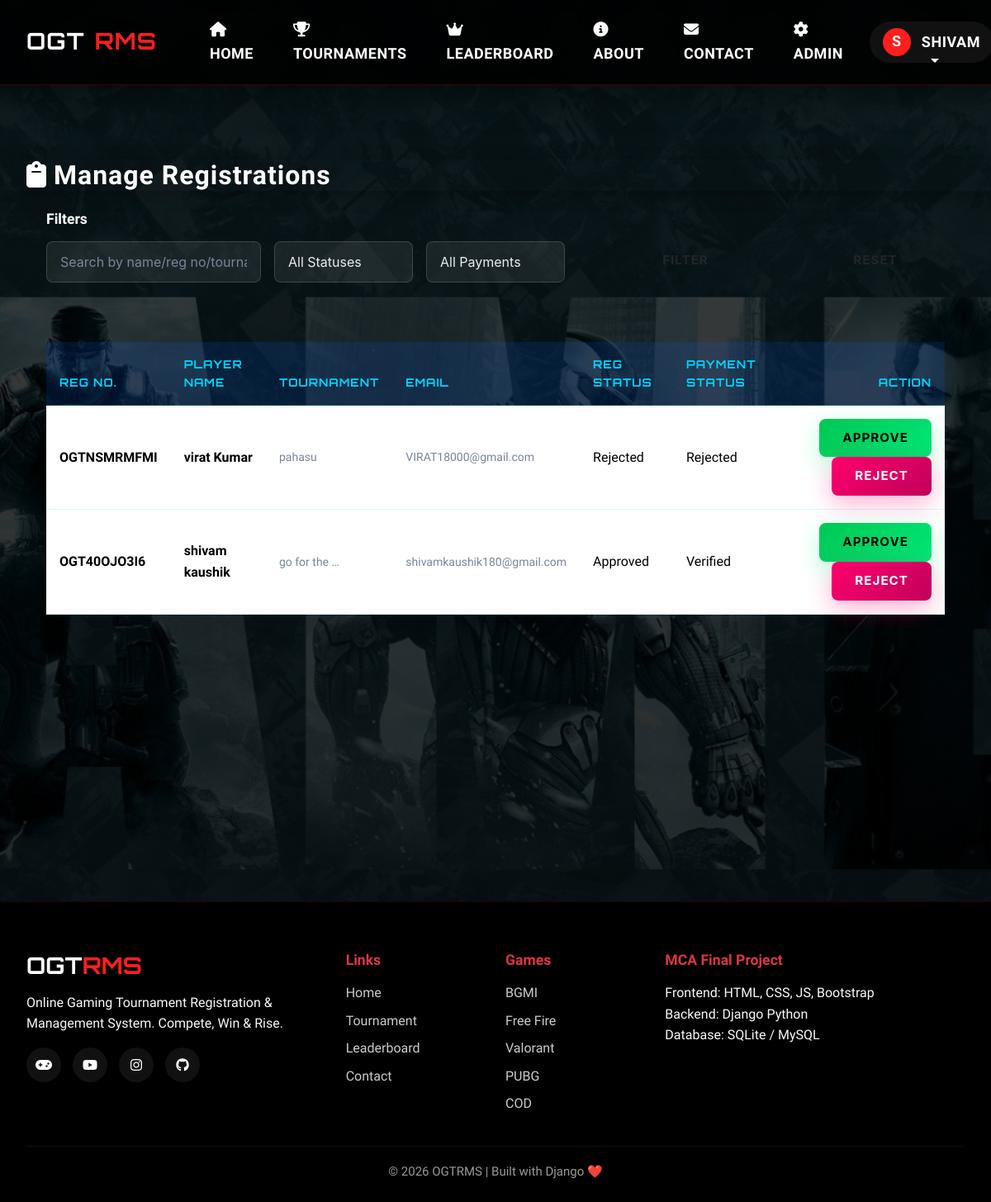
/admin-panel/registrations/ (signed in), run on the app's committed database.
### core/models.py (models this page shows, shortened)
class Registration(models.Model):
    user = models.ForeignKey(User, on_delete=models.CASCADE, related_name='registrations')
    tournament = models.ForeignKey(Tournament, on_delete=models.CASCADE, related_name='registrations')
    full_name = models.CharField(max_length=200)
    email = models.EmailField()
    mobile = models.CharField(max_length=15)
    ingame_uid = models.CharField(max_length=100)
    ingame_name = models.CharField(max_length=100)
    team_name = models.CharField(max_length=100, blank=True)
    team_members = models.TextField(blank=True)
    payment_screenshot = models.ImageField(upload_to='payments/', blank=True, null=True)
    payment_reference = models.CharField(max_length=100, blank=True)
    payment_status = models.CharField(max_length=10, choices=PAYMENT_STATUS, default='PENDING')
    registration_status = models.CharField(max_length=15, choices=REGISTRATION_STATUS, default='PENDING')
    registration_number = models.CharField(max_length=20, unique=True, blank=True)
    admin_notes = models.TextField(blank=True)
    registered_at = models.DateTimeField(auto_now_add=True)
    updated_at = models.DateTimeField(auto_now=True)
    approved_at = models.DateTimeField(null=True, blank=True)
    class Meta:
        verbose_name = "Registration"
        verbose_name_plural = "Registrations"
        ordering = ['-registered_at']
        unique_together = ['user', 'tournament']

class Tournament(models.Model):
    game = models.ForeignKey(Game, on_delete=models.CASCADE, related_name='tournaments')
    title = models.CharField(max_length=200)
    description = models.TextField()
    tournament_type = models.CharField(max_length=10, choices=TOURNAMENT_TYPE, default='SQUAD')
    status = models.CharField(max_length=15, choices=TOURNAMENT_STATUS, default='UPCOMING')
    entry_fee = models.DecimalField(max_digits=10, decimal_places=2, default=0)
    prize_pool = models.DecimalField(max_digits=12, decimal_places=2, default=0)
    first_prize = models.DecimalField(max_digits=10, decimal_places=2, default=0)
    second_prize = models.DecimalField(max_digits=10, decimal_places=2, default=0)
    third_prize = models.DecimalField(max_digits=10, decimal_places=2, default=0)
    total_slots = models.IntegerField(default=100)
    registered_slots = models.IntegerField(default=0)
    start_date = models.DateTimeField()
    end_date = models.DateTimeField()
    registration_deadline = models.DateTimeField()
    room_id = models.CharField(max_length=50, blank=True)
    room_password = models.CharField(max_length=50, blank=True)
    rules = models.TextField(blank=True)
    map_name = models.CharField(max_length=100, blank=True)
    is_featured = models.BooleanField(default=False)
    upi_id = models.CharField(max_length=100, default='ogtrms@upi')
    banner_image = models.ImageField(upload_to='tournament_banners/', blank=True, null=True)
    created_at = models.DateTimeField(auto_now_add=True)
    updated_at = models.DateTimeField(auto_now=True)
    class Meta:
        verbose_name = "Tournament"
        verbose_name_plural = "Tournaments"
        ordering = ['-created_at']

### core/views.py (the view)
# urls.py: path('admin-panel/registrations/', views.admin_registrations, name='admin_registrations'),
@user_passes_test(is_admin, login_url='/auth/login/')
def admin_registrations(request):
    status_filter = request.GET.get('status', '')
    payment_filter = request.GET.get('payment', '')
    q = request.GET.get('q', '')
    registrations = Registration.objects.select_related(
        'user', 'tournament__game'
    ).order_by('-registered_at')
    if status_filter:
        registrations = registrations.filter(
            registration_status=status_filter
        )
    if payment_filter:
        registrations = registrations.filter(
            payment_status=payment_filter
        )
    if q:
        registrations = registrations.filter(
            Q(full_name__icontains=q) |
            Q(registration_number__icontains=q) |
            Q(tournament__title__icontains=q)
        )
    paginator = Paginator(registrations, 15)
    page = request.GET.get('page', 1)
    return render(request, 'core/admin/registrations.html', {
        'registrations': paginator.get_page(page),
        'status_filter': status_filter,
        'payment_filter': payment_filter,
        'q': q,
    })

### core/context_processors.py (called while the page is built)
def site_context(request):
    context = {
        'site_name': 'OGTRMS',
        'site_tagline': 'Online Gaming Tournament Registration & Management System',
    }
    if request.user.is_authenticated:
        unread_count = Notification.objects.filter(
            Q(user=request.user) | Q(is_global=True),
            is_read=False
        ).count()
        context['unread_notifications'] = unread_count
    live_count = Tournament.objects.filter(status='LIVE').count()
    context['live_tournament_count'] = live_count
    return context

### core/views.py (called while the page is built)
def is_admin(user):
    return user.is_authenticated and user.is_staff

### core/templates/core/admin/registrations.html (shortened to what this page needs)
{% extends 'core/base.html' %}
{% load static %}
{% block content %}
<section class="admin-header">
    <div class="container">
        <h1 class="page-banner-title mb-0">
            <i class="fas fa-clipboard me-2"></i>Manage Registrations
        </h1>
    </div>
</section>
<section class="section-padding">
    <div class="container">
        <div class="card-gaming p-4 mb-4">
            <h5 class="mb-3">Filters</h5>
            <form method="GET" class="row g-3">
                <div class="col-md-3">
                    <input type="text"
                           name="q"
                           class="form-control"
                           placeholder="Search by name/reg no/tournament"
                           value="{{ q }}">
                </div>
                <div class="col-md-2">
                    <select name="status" class="form-select">
                        <option value="">All Statuses</option>
                    </select>
                </div>
                <div class="col-md-2">
                    <select name="payment" class="form-select">
                        <option value="">All Payments</option>
                    </select>
                </div>
                <div class="col-md-3">
                    <button type="submit" class="btn btn-neon w-100">
                        Filter
                    </button>
                </div>
                <div class="col-md-2">
                    <a href="{% url 'admin_registrations' %}" class="btn btn-outline-neon w-100">
                        Reset
                    </a>
                </div>
            </form>
        </div>
        <div class="card-gaming p-4">
            <div class="table-responsive">
                <table class="table table-gaming">
                    <thead>
                        <tr>
                            <th>Reg No.</th>
                            <th>Player Name</th>
                            <th>Tournament</th>
                            <th>Email</th>
                            <th>Reg Status</th>
                            <th>Payment Status</th>
                            <th class="text-end">Action</th>
                        </tr>
                    </thead>
                    <tbody>
                        {% for registration in registrations %}
                        <tr>
                            <td class="text-neon fw-bold text-monospace">
                                {{ registration.registration_number }}
                            </td>
                            <td class="fw-bold">
                                {{ registration.full_name }}
                            </td>
                            <td class="text-muted small">
                                {{ registration.tournament.title|truncatewords:3 }}
                            </td>
                            <td class="text-muted small">
                                {{ registration.email }}
                            </td>
                            <td>
                                <span class="status-pill pill-{{ registration.registration_status|lower }}">
                                    {{ registration.get_registration_status_display }}
                                </span>
                            </td>
                            <td>
                                <span class="status-pill pill-{{ registration.payment_status|lower }}">
                                    {{ registration.get_payment_status_display }}
                                </span>
                            </td>
                            <td class="text-end">
                                <form method="POST"
                                      action="{% url 'admin_approve_registration' registration.pk %}"
                                      style="display:inline;">
                                    <button type="submit" class="btn btn-success btn-sm">
                                        Approve
                                    </button>
                                </form>
                                <form method="POST"
                                      action="{% url 'admin_reject_registration' registration.pk %}"
                                      style="display:inline;">
                                    <button type="submit" class="btn btn-danger btn-sm">
                                        Reject
                                    </button>
                                </form>
                            </td>
                        </tr>
                        {% empty %}
                        <tr>
                            <td colspan="7" class="text-center py-5 text-muted">
                                No registrations found
                            </td>
                        </tr>
                        {% endfor %}
                    </tbody>
                </table>
            </div>
        </div>
    </div>
</section>
{% endblock %}

### core/templates/core/base.html (shortened to what this page needs)
{% load static %}
<!DOCTYPE html>
<html lang="en">
<head>
<link href="https://cdn.jsdelivr.net/npm/bootstrap@5.3.2/dist/css/bootstrap.min.css" rel="stylesheet">
<link rel="stylesheet" href="https://cdnjs.cloudflare.com/ajax/libs/font-awesome/6.5.0/css/all.min.css">
<link rel="stylesheet" href="{% static 'css/main.css' %}">
</head>
<body>
<nav class="navbar navbar-expand-lg navbar-dark fixed-top">
<div class="container">
<a class="navbar-brand" href="{% url 'home' %}">
OGT<span class="brand-red">RMS</span>
</a>
<div class="collapse navbar-collapse" id="navMenu">
<ul class="navbar-nav me-auto ms-4">
<li class="nav-item">
<a class="nav-link" href="{% url 'home' %}">
<i class="fas fa-home me-1"></i> Home
</a>
</li>
<li class="nav-item">
<a class="nav-link" href="{% url 'tournaments_list' %}">
<i class="fas fa-trophy me-1"></i> Tournaments
</a>
</li>
<li class="nav-item">
<a class="nav-link" href="{% url 'leaderboard' %}">
<i class="fas fa-crown me-1"></i> Leaderboard
</a>
</li>
<li class="nav-item">
<a class="nav-link" href="{% url 'about' %}">
<i class="fas fa-info-circle me-1"></i> About
</a>
</li>
<li class="nav-item">
<a class="nav-link" href="{% url 'contact' %}">
<i class="fas fa-envelope me-1"></i> Contact
</a>
</li>
{% if user.is_staff %}
<li class="nav-item">
<a class="nav-link text-danger" href="{% url 'admin_dashboard' %}">
<i class="fas fa-cog me-1"></i> Admin
</a>
</li>
{% endif %}
</ul>
<ul class="navbar-nav align-items-center">
{% if user.is_authenticated %}
<li class="nav-item dropdown">
<a class="nav-link dropdown-toggle user-box" href="#" data-bs-toggle="dropdown">
<span class="avatar">
{{ user.username|first|upper }}
</span>
{{ user.username }}
</a>
</li>
{% endif %}
</ul>
</div>
</div>
</nav>
<main>
{% block content %}{% endblock %}
</main>
<footer>
<div class="container">
<div class="row g-4">
<div class="col-lg-4">
<h3 class="footer-title">
OGT<span class="brand-red">RMS</span>
</h3>
<p class="text-light">
Online Gaming Tournament Registration & Management System.
Compete, Win & Rise.
</p>
<div class="social mt-3">
<a href="https://www.oneplay.in/dashboard/home" target="_blank">
<i class="fas fa-gamepad"></i>
</a>
<a href="https://youtube.com/@nonstopgaming_" target="_blank">
<i class="fab fa-youtube"></i>
</a>
<a href="https://www.instagram.com/raistarff" target="_blank">
<i class="fab fa-instagram"></i>
</a>
<a href="https://github.com/shivamkaushik180-stack" target="_blank">
<i class="fab fa-github"></i>
</a>
</div>
</div>
<div class="col-lg-2 col-6">
<h5 class="mb-3 text-danger">Links</h5>
<div class="footer-links">
<a href="{% url 'home' %}">Home</a>
<a href="{% url 'tournaments_list' %}">Tournament</a>
<a href="{% url 'leaderboard' %}">Leaderboard</a>
<a href="{% url 'contact' %}">Contact</a>
</div>
</div>
<div class="col-lg-2 col-6">
<h5 class="mb-3 text-danger">Games</h5>
<div class="footer-links">
<a href="#">BGMI</a>
<a href="#">Free Fire</a>
<a href="#">Valorant</a>
<a href="#">PUBG</a>
<a href="#">COD</a>
</div>
</div>
<div class="col-lg-4">
<h5 class="mb-3 text-danger">MCA Final Project</h5>
<p class="text-light">
Frontend: HTML, CSS, JS, Bootstrap<br>
Backend: Django Python<br>
Database: SQLite / MySQL
</p>
</div>
</div>
<div class="copy text-center">
© 2026 OGTRMS | Built with Django ❤️
</div>
</div>
</footer>
</body>
</html>

### data on the page
Registration: registration_number "OGTNSMRMFMI", full_name "virat Kumar", tournament "pahasu", email "VIRAT18000@gmail.com", registration_status "Rejected", payment_status "Rejected"
Registration: registration_number "OGT40OJO3I6", full_name "shivam kaushik", tournament "go for the …", email "shivamkaushik180@gmail.com", registration_status "Approved", payment_status "Verified"

### other printed values
{{ user.username|first|upper }} "S"
{{ user.username }} "SHIVAM"
